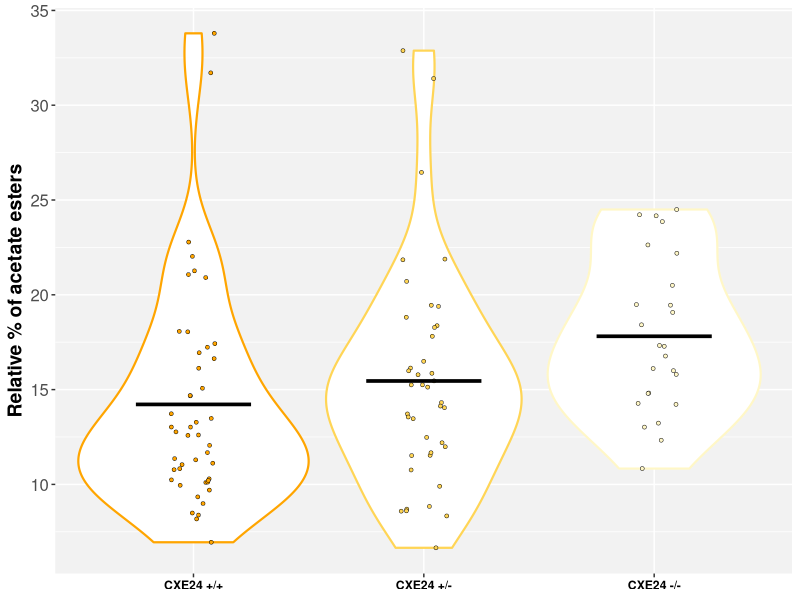
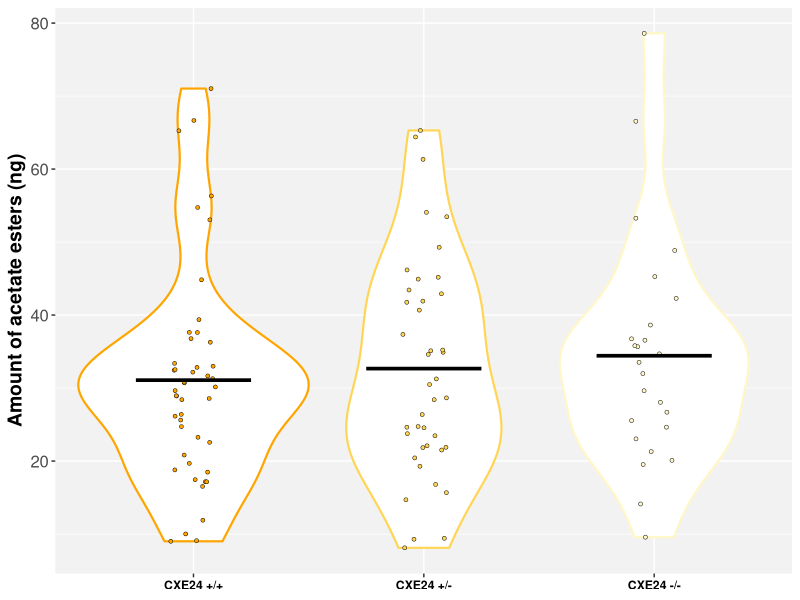
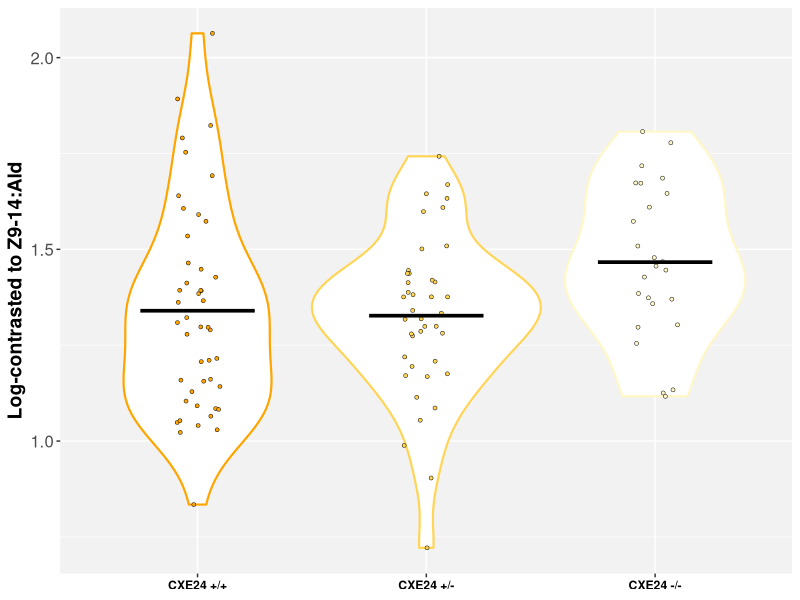
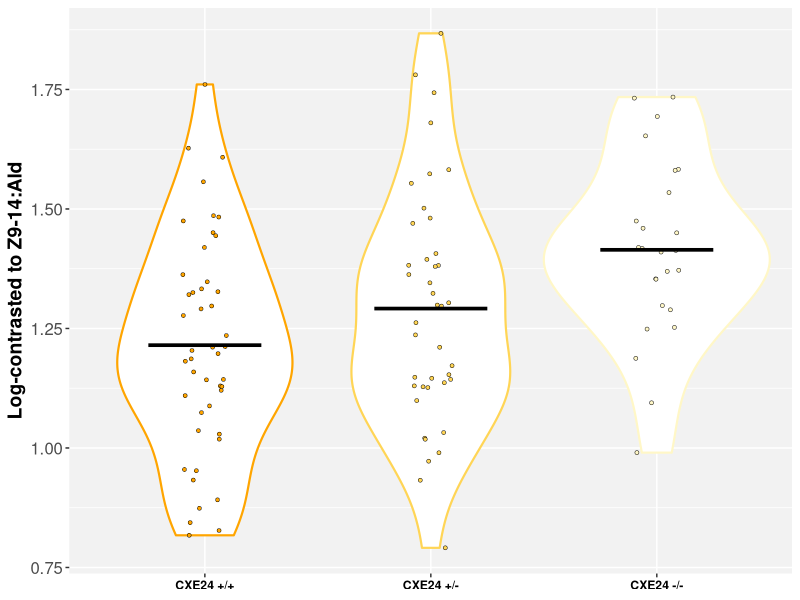

Write the R code that produced these figures, in order.
#### Loading libraries ####
library("readxl")
library("ggplot2")
library("dplyr")


#### import data ####
CXE24_pheromone <-   as.data.frame(read_excel("CXE24_integration_all_pheromone_data_filtered50.xlsx"))
CXE24_CRISPR_pheromone<- subset(CXE24_pheromone, Experience=="CRISPR_Ex2")

#### #### #### Plotting #### #### #### 
#### Preparing CXE24_CRISPR_pheromone levels for plotting ####
CXE24_CRISPR_pheromone$Genotype <- factor(CXE24_CRISPR_pheromone$Genotype, # Setting Genotype as level
                                         levels = c("wt", # and ordering levels
                                                    "He",
                                                    "mut"))
levels(CXE24_CRISPR_pheromone$Genotype) <- c("CXE24 +/+", # and renaming levels
                                            "CXE24 +/-",
                                            "CXE24 -/-")


#### Prearing data info for plotting ####
plot_data <- CXE24_CRISPR_pheromone # Setting plot data

plot_data$x <- plot_data$Genotype # Setting which variables are x

#### Setting color Pallette ####
x_palette <- c("#FFA500", # 1st x = wt
               "#FFD556", # 2nd x = he
               "#FFF7C7") # 3rd x = mut

#### Plotting Violin plot ####
#relative % of Ac#
Plot_CXE24_CRISPR_Ex2_Ac_level <- ggplot(data = plot_data,
                           aes(x = Genotype,
                               y = Total_Ac))+
  geom_violin(aes (color=x),
              width = 1,
              lwd = 0.75) +
  geom_jitter(aes(fill = x),
              shape = 21,
              size = 1.2,
              stroke = 0.25,
              width = 0.1)+
  stat_summary(fun=mean, # Plotting the mean of the distance
               geom = "crossbar", # as a scatter plot
               color = "black", # choosing the outline grey
               width = 0.5)+ # chosing the crossbar width 
  xlab(label = "Genotype")+
  ylab(label = "Relative % of acetate esters")+
  scale_fill_manual(values = x_palette)+ # setting the colors
  scale_color_manual(values= x_palette)+
  theme(legend.position="none", #removing legend
        axis.text.x= element_text(face = "bold", #Changing X text to bold
                                  color = "black"),  # Changing x text color
        axis.title.x=element_blank(),  #Removing x title
        axis.text.y=element_text(size=12),
        axis.title.y=element_text(size=14,face="bold"),
        strip.background = element_blank(),
        panel.background = element_rect(fill = "grey95"),
        #panel.spacing.x = unit(1, "lines"),
        strip.text.x = element_text(face = "bold"),
        strip.text.y = element_text(face = "bold"))

Plot_CXE24_CRISPR_Ex2_Ac_level

#Total amoun of Ac (ng)#
Plot_CXE24_CRISPR_Ex2_Ac_am <- ggplot(data = plot_data,
                                         aes(x = Genotype,
                                             y = Total_Ac_am))+
  geom_violin(aes (color=x),
              width = 1,
              lwd = 0.75) +
  geom_jitter(aes(fill = x),
              shape = 21,
              size = 1.2,
              stroke = 0.25,
              width = 0.1)+
  stat_summary(fun=mean, # Plotting the mean of the distance
               geom = "crossbar", # as a scatter plot
               color = "black", # choosing the outline grey
               width = 0.5)+ # chosing the crossbar width 
  xlab(label = "Genotype")+
  ylab(label = "Amount of acetate esters (ng)")+
  scale_fill_manual(values = x_palette)+ # setting the colors
  scale_color_manual(values= x_palette)+
  theme(legend.position="none", #removing legend
        axis.text.x= element_text(face = "bold", #Changing X text to bold
                                  color = "black"),  # Changing x text color
        axis.title.x=element_blank(),  #Removing x title
        axis.text.y=element_text(size=12),
        axis.title.y=element_text(size=14,face="bold"),
        strip.background = element_blank(),
        panel.background = element_rect(fill = "grey95"),
        #panel.spacing.x = unit(1, "lines"),
        strip.text.x = element_text(face = "bold"),
        strip.text.y = element_text(face = "bold"))

Plot_CXE24_CRISPR_Ex2_Ac_am
#Total amount of Ac log contrasted by Z9-14Ald#
Plot_CXE24_HSTED_Ex2_Ac_log_contrasted <- ggplot(data = plot_data,
                                                 aes(x = Genotype,
                                                     y = `Tot_ac/z9_14Ald_log`))+
  geom_violin(aes (color=x),
              width = 1,
              lwd = 0.75) +
  geom_jitter(aes(fill = x),
              shape = 21,
              size = 1.2,
              stroke = 0.25,
              width = 0.1)+
  stat_summary(fun=mean, # Plotting the mean of the distance
               geom = "crossbar", # as a scatter plot
               color = "black", # choosing the outline grey
               width = 0.5)+ # chosing the crossbar width 
  xlab(label = "Genotype")+
  ylab(label = "Log-contrasted to Z9-14:Ald")+
  scale_fill_manual(values = x_palette)+ # setting the colors
  scale_color_manual(values= x_palette)+
  theme(legend.position="none", #removing legend
        axis.text.x= element_text(face = "bold", #Changing X text to bold
                                  color = "black"),  # Changing x text color
        axis.title.x=element_blank(),  #Removing x title
        axis.text.y=element_text(size=12),
        axis.title.y=element_text(size=14,face="bold"),
        strip.background = element_blank(),
        panel.background = element_rect(fill = "grey95"),
        #panel.spacing.x = unit(1, "lines"),
        strip.text.x = element_text(face = "bold"),
        strip.text.y = element_text(face = "bold"))

Plot_CXE24_HSTED_Ex2_Ac_log_contrasted

#Total amount of Ac log contrasted by 14Ald#
Plot_CXE24_HSTED_Ex2_Ac_log_contrasted_14Ald <- ggplot(data = plot_data,
                                                 aes(x = Genotype,
                                                     y = `Tot_ac/14Ald_log`))+
  geom_violin(aes (color=x),
              width = 1,
              lwd = 0.75) +
  geom_jitter(aes(fill = x),
              shape = 21,
              size = 1.2,
              stroke = 0.25,
              width = 0.1)+
  stat_summary(fun=mean, # Plotting the mean of the distance
               geom = "crossbar", # as a scatter plot
               color = "black", # choosing the outline grey
               width = 0.5)+ # chosing the crossbar width 
  xlab(label = "Genotype")+
  ylab(label = "Log-contrasted to Z9-14:Ald")+
  scale_fill_manual(values = x_palette)+ # setting the colors
  scale_color_manual(values= x_palette)+
  theme(legend.position="none", #removing legend
        axis.text.x= element_text(face = "bold", #Changing X text to bold
                                  color = "black"),  # Changing x text color
        axis.title.x=element_blank(),  #Removing x title
        axis.text.y=element_text(size=12),
        axis.title.y=element_text(size=14,face="bold"),
        strip.background = element_blank(),
        panel.background = element_rect(fill = "grey95"),
        #panel.spacing.x = unit(1, "lines"),
        strip.text.x = element_text(face = "bold"),
        strip.text.y = element_text(face = "bold"))

Plot_CXE24_HSTED_Ex2_Ac_log_contrasted_14Ald
#### Cleaning ####
rm(plot_data,
  #plot_data_info,
   x_palette)

